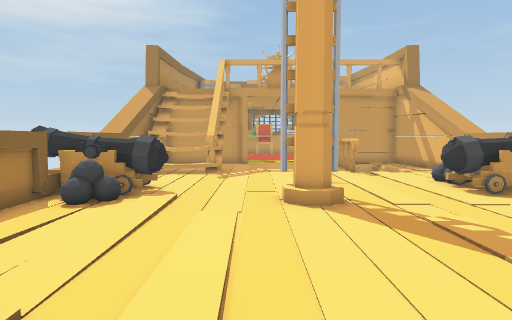
view 1 (above)

21 first-person views from a walk through a scene from a Unity 3-D project. The camera is 1.5 m above the floor, tilts 4° down and sees 75° across. The floor is counted in squares, 1 m on a side. Each view is taken from the middle of a square. On the plan, view 1 faces up. The plan holds only what a view shows up to about 15 squares ahead; the rest is blank. The place goes on beyond the plan. The player is left out. Some animated figures are not drawn. Door leaves are left out, so doorways stand open.

view 2
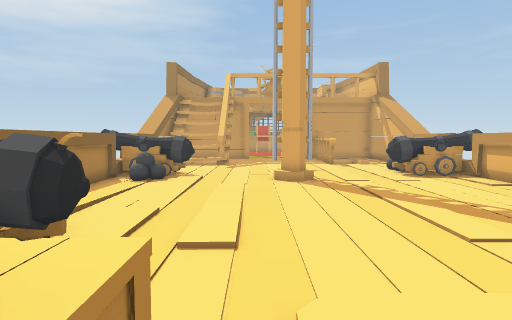

view 3
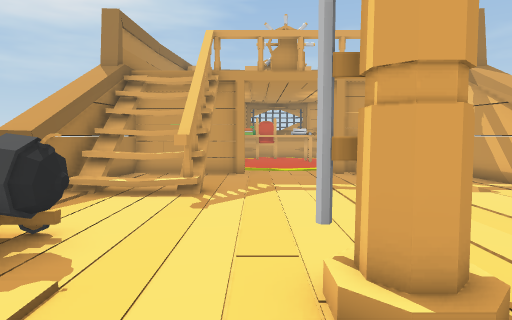

view 4
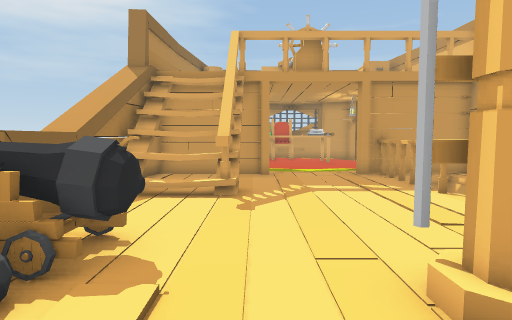

view 5
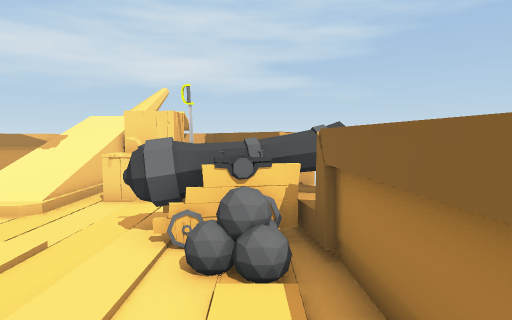

view 6
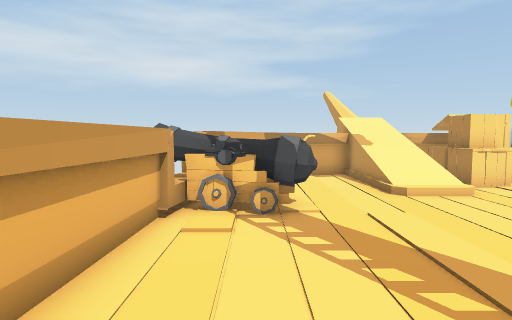

view 7
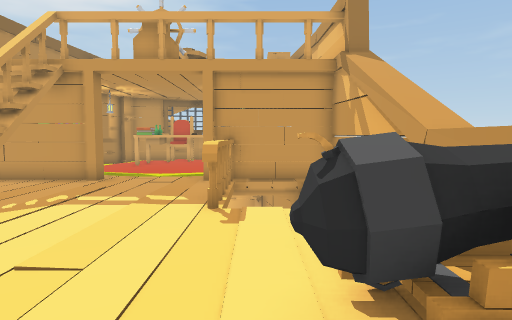

view 8
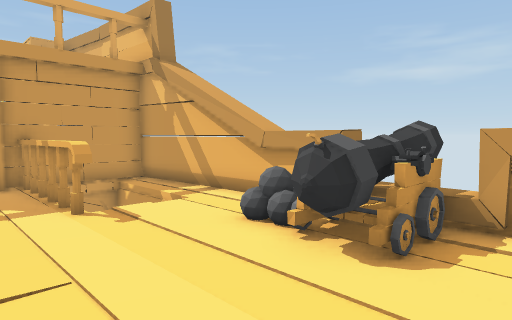

view 9
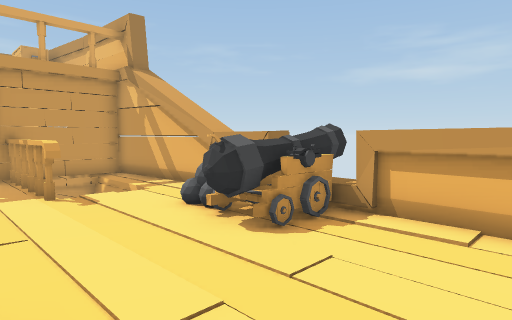

view 10
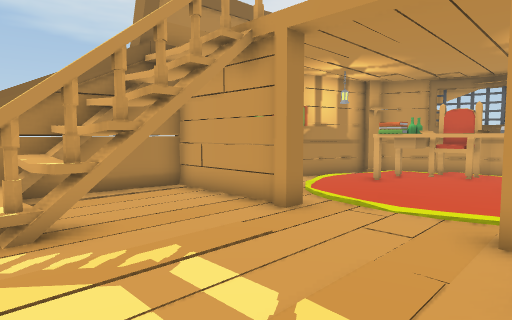

view 11
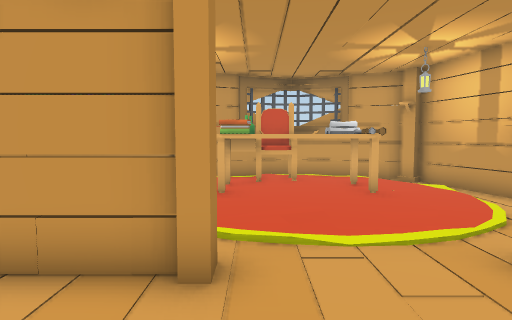

view 12
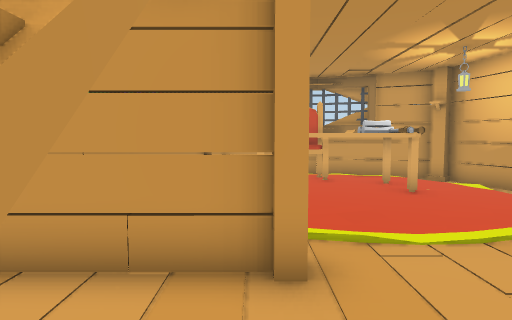

view 13
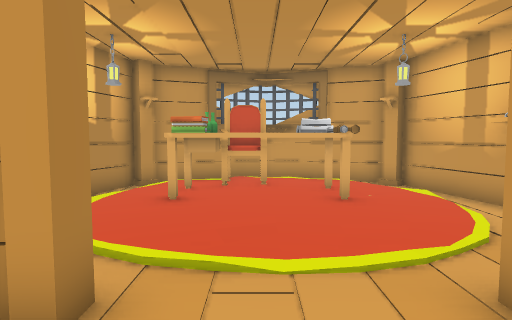

view 14
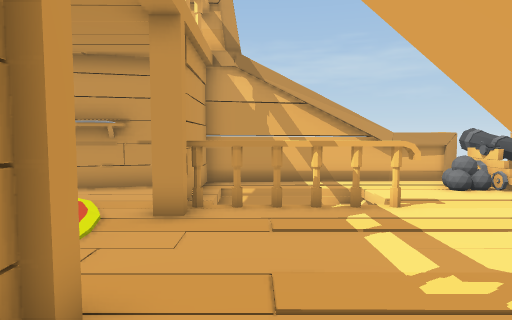

view 15
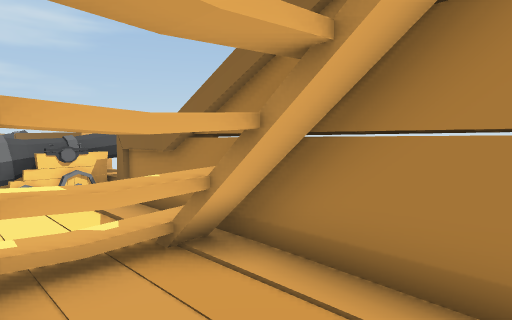

view 16
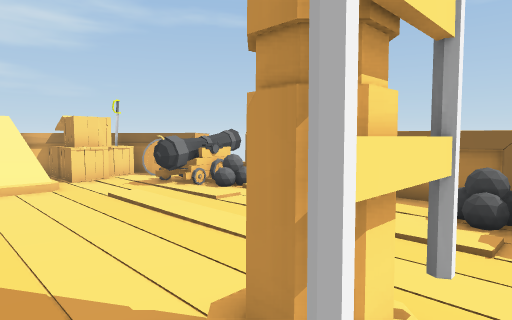

view 17
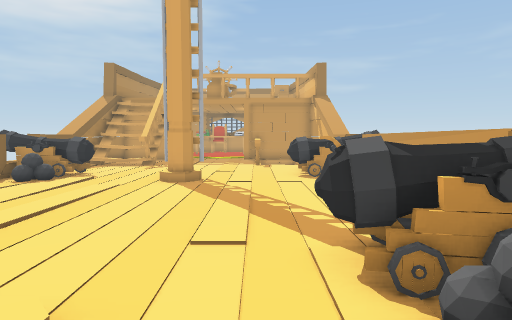

view 18
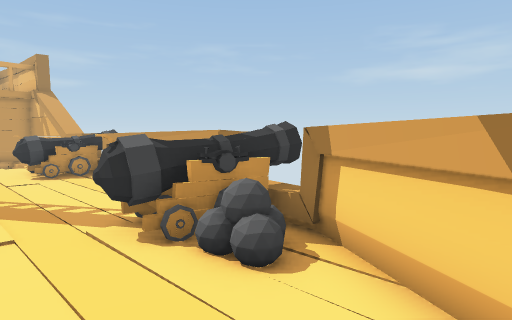

view 19
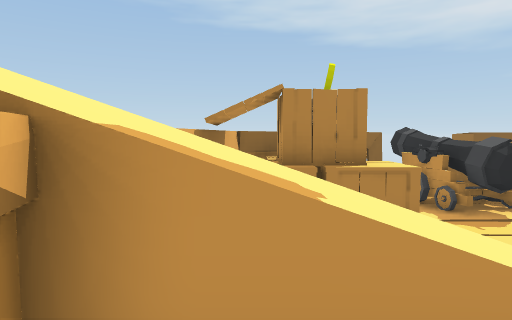

view 20
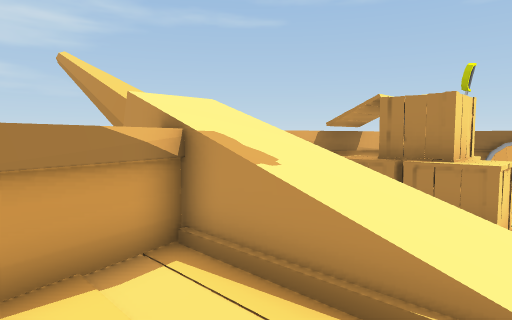

view 21
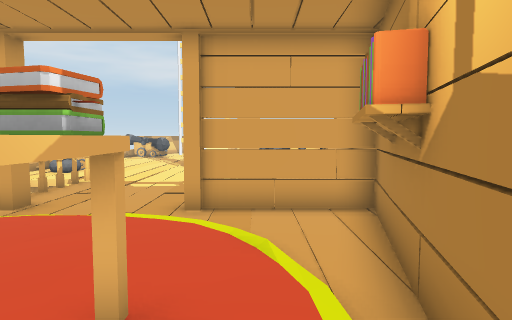

### Floor plan
Key: @ floor where view 1 was taken; # wall or solid block; x gap in a wall; . floor; / step, stairs or slope; D open door; = window, fence, low wall or low ledge; ^ raised ledge; C cannon; R crate; S sword; H chair; B books; O other object.
Columns run from 6 left of view 1 to 9 right of it. Each row starts with its distance up from view 1.
 28      ######
 27    ####H..##
 26    #.  H...##
 25    #. O^^#..#
 24   ##.BB^^#..##
 23   ##.#x.....O#
 22   #..........#
 21   #./........#
 20   #../.......#
 19  #####DDDD// ##
 18  #.......//  .#
 17  #........   .#
 16  ####.....#  .#
 15  ####.....#  .=
 14  #OOx.....#//.=
 13  #............#
 12  #............#
 11 ##..........=^##
 10  CCC........CCCC
  9 CCCC.......CCCCC
  8 ##=#...##.....#
  7  #=...........#
  6  #............#
  5  #............#
  4  #............#
  3  #............#
  2  #............#
  1 ##==..........#
  0 #CCCC.@....CCCC
 -1 CCCC........CCC
 -2  ##....//...^##
 -3   #..R.//....#
 -4   ##SR.//...##
 -5    #RR^//..##
 -6    #^ ^//^##
 -7        //
 -8        //

Positions as (right, up) in squares from view 1, and headings:
1: (0, 0), facing up
2: (0, -4), facing up
3: (0, 5), facing up
4: (-1, 5), facing up
5: (-4, 5), facing down
6: (6, 7), facing down
7: (5, 7), facing up
8: (2, 7), facing up-right
9: (2, 5), facing up-right
10: (4, 13), facing up-left
11: (0, 15), facing up
12: (-1, 15), facing up
13: (1, 16), facing up
14: (-3, 17), facing right
15: (-2, 18), facing down-left
16: (3, 9), facing down-left
17: (4, -4), facing up
18: (3, -5), facing up-right
19: (4, -5), facing left
20: (5, -2), facing down-left
21: (-2, 26), facing down
